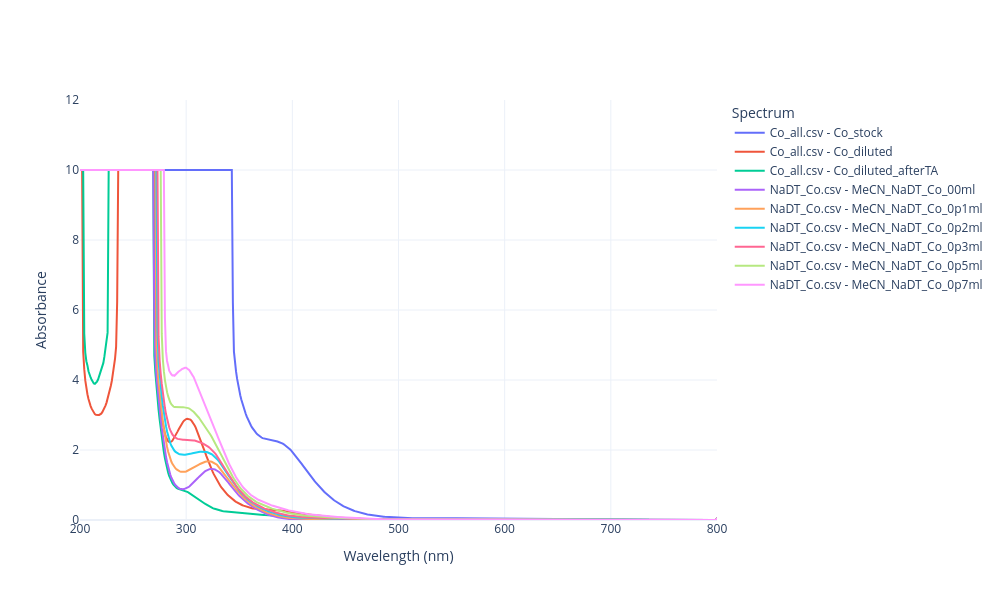

The cell this chart's notebook holds for it:
### Markdown cell above
# Open all the spectrum in the files

### Code cell
# Open file dialog to select CSV files
file_paths = askopenfilenames(filetypes=[("CSV files", "*.csv")], title="Select the UV-vis data file")

# Plot spectra from the selected files
plot_spectra_from_csv(file_paths)

### Figure 1 — Plotly figure (JSON) as saved in the notebook; plotly's stock layout.template omitted (floating-point values rounded to 4 significant figures; data arrays with more than 128 entries replaced by an {"elided": "..."} marker saying what was removed)
{"data": [{"mode": "lines", "name": "Co_all.csv - Co_stock", "type": "scatter", "x": {"elided": "679 float values"}, "y": {"elided": "679 float values"}}, {"mode": "lines", "name": "Co_all.csv - Co_diluted", "type": "scatter", "x": {"elided": "679 float values"}, "y": {"elided": "679 float values"}}, {"mode": "lines", "name": "Co_all.csv - Co_diluted_afterTA", "type": "scatter", "x": {"elided": "679 float values"}, "y": {"elided": "679 float values"}}, {"mode": "lines", "name": "NaDT_Co.csv - MeCN_NaDT_Co_00ml", "type": "scatter", "x": {"elided": "751 float values"}, "y": {"elided": "751 float values"}}, {"mode": "lines", "name": "NaDT_Co.csv - MeCN_NaDT_Co_0p1ml", "type": "scatter", "x": {"elided": "751 float values"}, "y": {"elided": "751 float values"}}, {"mode": "lines", "name": "NaDT_Co.csv - MeCN_NaDT_Co_0p2ml", "type": "scatter", "x": {"elided": "751 float values"}, "y": {"elided": "751 float values"}}, {"mode": "lines", "name": "NaDT_Co.csv - MeCN_NaDT_Co_0p3ml", "type": "scatter", "x": {"elided": "751 float values"}, "y": {"elided": "751 float values"}}, {"mode": "lines", "name": "NaDT_Co.csv - MeCN_NaDT_Co_0p5ml", "type": "scatter", "x": {"elided": "751 float values"}, "y": {"elided": "751 float values"}}, {"mode": "lines", "name": "NaDT_Co.csv - MeCN_NaDT_Co_0p7ml", "type": "scatter", "x": {"elided": "751 float values"}, "y": {"elided": "751 float values"}}], "layout": {"height": 600, "legend": {"title": {"text": "Spectrum"}}, "width": 1000, "xaxis": {"title": {"text": "Wavelength (nm)"}}, "yaxis": {"range": [0, 12], "title": {"text": "Absorbance"}}}}
